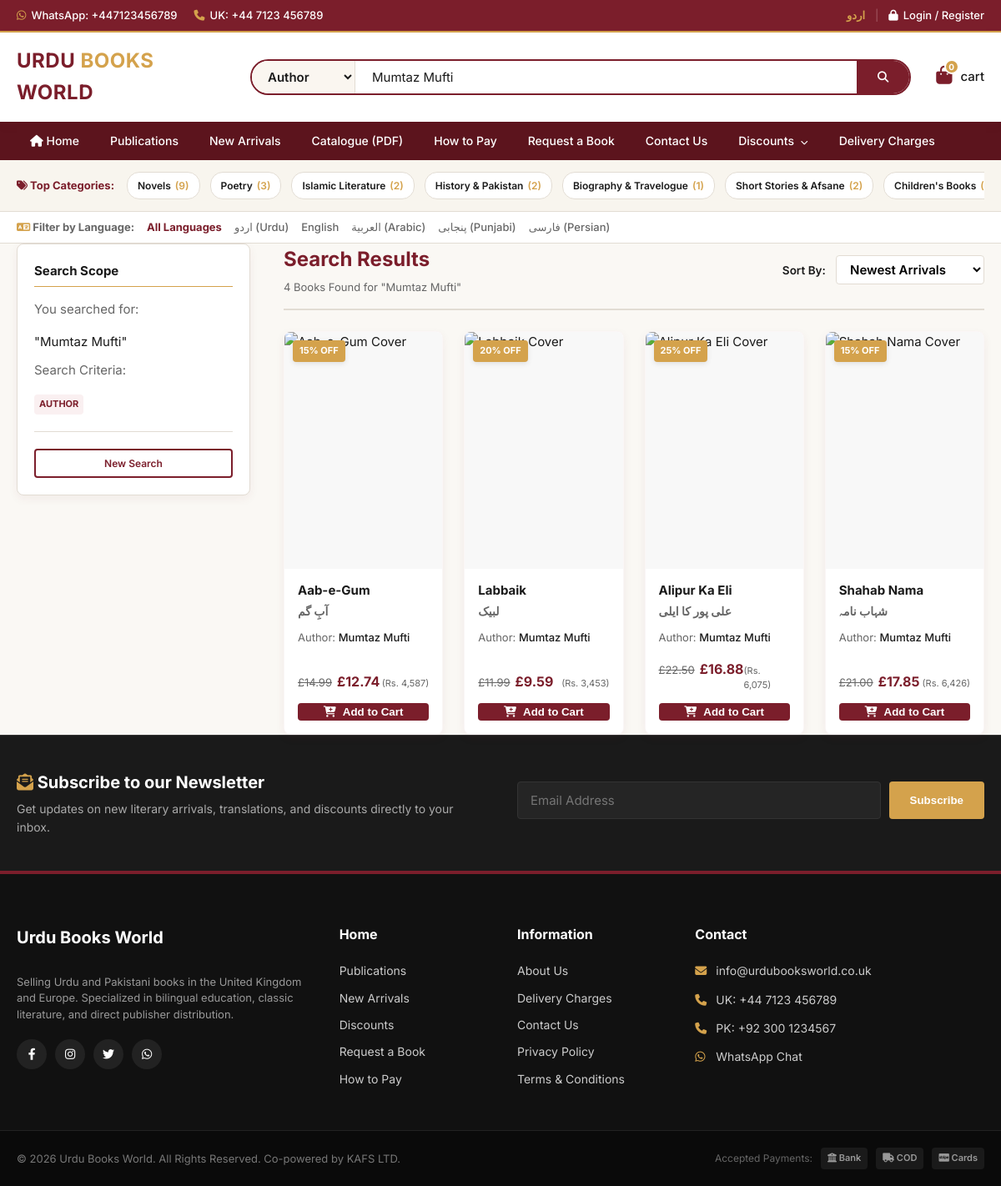
Page /search.php?q=Mumtaz+Mufti&type=author on the committed database.
### tables this page shows
CREATE TABLE `settings` (
  `setting_key` VARCHAR(100) PRIMARY KEY,
  `setting_value` TEXT NOT NULL
);

CREATE TABLE `categories` (
  `id` INT AUTO_INCREMENT PRIMARY KEY,
  `slug` VARCHAR(120) NOT NULL UNIQUE,
  `name_en` VARCHAR(200) NOT NULL,
  `name_ur` VARCHAR(200) NOT NULL,
  `parent_id` INT NULL,
  `sort_order` INT DEFAULT 0,
  `is_active` TINYINT(1) DEFAULT 1,
  `created_at` TIMESTAMP DEFAULT CURRENT_TIMESTAMP,
  `updated_at` TIMESTAMP DEFAULT CURRENT_TIMESTAMP ON UPDATE CURRENT_TIMESTAMP,
  FOREIGN KEY (`parent_id`) REFERENCES `categories` (`id`) ON DELETE SET NULL
);

CREATE TABLE `books` (
  `id` INT AUTO_INCREMENT PRIMARY KEY,
  `slug` VARCHAR(200) NOT NULL UNIQUE,
  `sku` VARCHAR(50) NOT NULL UNIQUE,
  `isbn` VARCHAR(20) DEFAULT NULL,
  `title_en` VARCHAR(300) NOT NULL,
  `title_ur` VARCHAR(300) NOT NULL,
  `subtitle_en` VARCHAR(300) DEFAULT NULL,
  `subtitle_ur` VARCHAR(300) DEFAULT NULL,
  `author_id` INT NOT NULL,
  `publisher_id` INT NOT NULL,
  `category_id` INT NOT NULL,
  `language` ENUM('Urdu','English','Arabic','Punjabi','Persian') DEFAULT 'Urdu',
  `description_en` TEXT DEFAULT NULL,
  `description_ur` TEXT DEFAULT NULL,
  `pages` INT DEFAULT NULL,
  `weight_grams` INT DEFAULT NULL,
  `binding` ENUM('Paperback','Hardback','Boxset') DEFAULT 'Paperback',
  `year_published` YEAR DEFAULT NULL,
  `price_gbp` DECIMAL(10,2) NOT NULL,
  `price_pkr` DECIMAL(10,2) DEFAULT NULL,
  `discount_percent` TINYINT DEFAULT 0,
  `stock_quantity` INT DEFAULT 0,
  `is_new_arrival` TINYINT(1) DEFAULT 0,
  `is_featured` TINYINT(1) DEFAULT 0,
  `is_active` TINYINT(1) DEFAULT 1,
  `cover_image` VARCHAR(255) DEFAULT NULL,
  `inside_preview_pdf` VARCHAR(255) DEFAULT NULL,
  `loc_classification` VARCHAR(50) DEFAULT NULL,
  `marc_record` TEXT DEFAULT NULL,
  `created_at` TIMESTAMP DEFAULT CURRENT_TIMESTAMP,
  `updated_at` TIMESTAMP DEFAULT CURRENT_TIMESTAMP ON UPDATE CURRENT_TIMESTAMP,
  FOREIGN KEY (`author_id`) REFERENCES `authors` (`id`) ON DELETE CASCADE,
  FOREIGN KEY (`publisher_id`) REFERENCES `publishers` (`id`) ON DELETE CASCADE,
  FOREIGN KEY (`category_id`) REFERENCES `categories` (`id`) ON DELETE CASCADE,
  INDEX `idx_books_isbn` (`isbn`),
  INDEX `idx_books_language` (`language`)
);

CREATE TABLE `authors` (
  `id` INT AUTO_INCREMENT PRIMARY KEY,
  `slug` VARCHAR(120) NOT NULL UNIQUE,
  `name_en` VARCHAR(200) NOT NULL,
  `name_ur` VARCHAR(200) NOT NULL,
  `bio_en` TEXT DEFAULT NULL,
  `bio_ur` TEXT DEFAULT NULL,
  `created_at` TIMESTAMP DEFAULT CURRENT_TIMESTAMP
);

### search.php (the view, shortened to what the rows shown need)
<?php
require_once __DIR__ . '/includes/db.php';
require_once __DIR__ . '/includes/functions.php';
require_once __DIR__ . '/includes/cart.php';
$q = isset($_GET['q']) ? trim($_GET['q']) : '';
$type = isset($_GET['type']) ? trim($_GET['type']) : 'all';
$sort = isset($_GET['sort']) ? trim($_GET['sort']) : 'newest';
$limit = 24;
$page = isset($_GET['page']) && is_numeric($_GET['page']) ? (int)$_GET['page'] : 1;
$offset = ($page - 1) * $limit;
$sql = "SELECT DISTINCT b.*, a.name_en AS author_en, a.name_ur AS author_ur
        FROM books b
        JOIN authors a ON b.author_id = a.id
        JOIN publishers p ON b.publisher_id = p.id
        JOIN categories c ON b.category_id = c.id
        WHERE b.is_active = 1";
$params = [];
$search_term = "%$q%";
switch ($type) {
    case 'author':
        $sql .= " AND (a.name_en LIKE ? OR a.name_ur LIKE ?)";
        $params[] = $search_term;
        $params[] = $search_term;
        break;
}
switch ($sort) {
    case 'newest':
    default:
        $sql .= " ORDER BY b.is_new_arrival DESC, b.created_at DESC";
        break;
}
$sql .= " LIMIT ? OFFSET ?";
$params[] = $limit;
$params[] = $offset;
try {
    $stmt = $pdo->prepare($sql);
    $param_index = 1;
    foreach ($params as $p) {
        $type_binding = is_int($p) ? PDO::PARAM_INT : PDO::PARAM_STR;
        $stmt->bindValue($param_index++, $p, $type_binding);
    }
    $stmt->execute();
    $books = $stmt->fetchAll();
} catch (PDOException $e) {
    error_log("Search query failed: " . $e->getMessage());
    $books = [];
}
require_once __DIR__ . '/includes/header.php';
?>
<div class="container section-padding">
    <div class="catalog-layout">
        <main class="catalog-main">
            <div class="catalog-feed-header">
                <div>
                    <h1 class="catalog-title">
                        Search Results
                    </h1>
                </div>
            </div>
            <?php if (!empty($books)): ?>
                <div class="book-grid grid-3-cols margin-top-md">
                    <?php foreach ($books as $book): ?>
                        <?php
                            $original_price = (float)$book['price_gbp'];
                            $discount_pct_val = (int)$book['discount_percent'];
                            $final_price = $original_price - ($original_price * ($discount_pct_val / 100));
                        ?>
                        <article class="book-card">
                            <?php if ($discount_pct_val > 0): ?>
                                <span class="discount-badge"><?php echo sprintf(t('save_percent'), $discount_pct_val); ?></span>
                            <?php endif; ?>
                            <div class="book-card-cover-wrapper">
                            </div>
                            <div class="book-card-info">
                                <h3 class="book-card-title-en"><a href="<?php echo SITE_URL; ?>/book.php?slug=<?php echo e($book['slug']); ?>"><?php echo e($book['title_en']); ?></a></h3>
                                <h4 class="book-card-title-ur lang-ur-font"><a href="<?php echo SITE_URL; ?>/book.php?slug=<?php echo e($book['slug']); ?>"><?php echo e($book['title_ur']); ?></a></h4>
                                <p class="book-card-author"><span class="text-muted"><?php echo t('author'); ?>:</span> <span class="font-medium"><?php echo lang_val($book, 'author'); ?></span></p>
                                <div class="book-card-price-row">
                                    <div class="price-gbp">
                                        <?php if ($discount_pct_val > 0): ?>
                                            <span class="price-original"><?php echo money($original_price); ?></span>
                                            <span class="price-current font-bold text-maroon"><?php echo money($final_price); ?></span>
                                        <?php else: ?>
                                            <span class="price-current font-bold text-maroon"><?php echo money($original_price); ?></span>
                                        <?php endif; ?>
                                    </div>
                                    <div class="price-pkr text-muted hidden-mobile">
                                        (<?php echo pkr($discount_pct_val > 0 ? $final_price : $original_price); ?>)
                                    </div>
                                </div>
                                <div class="book-card-actions">
                                    <button type="button" class="btn btn-maroon btn-full-width add-to-cart-btn" data-id="<?php echo $book['id']; ?>">
                                        <i class="fa fa-cart-plus"></i> <?php echo t('add_to_cart'); ?>
                                    </button>
                                </div>
                            </div>
                        </article>
                    <?php endforeach; ?>
                </div>
            <?php endif; ?>
        </main>
    </div>
</div>
<?php
require_once __DIR__ . '/includes/footer.php';
?>

### includes/header.php (shortened to what the rows shown need)
<?php
require_once __DIR__ . '/db.php';
require_once __DIR__ . '/functions.php';
require_once __DIR__ . '/cart.php';
$phone_uk = get_setting('contact_phone_uk', '+44 7123 456789');
$whatsapp = get_setting('whatsapp_number', '447123456789');
try {
    $cat_stmt = $pdo->prepare("
        SELECT c.*, COUNT(b.id) AS book_count
        FROM categories c
        LEFT JOIN books b ON c.id = b.category_id AND b.is_active = 1
        WHERE c.is_active = 1 AND c.parent_id IS NULL
        GROUP BY c.id
        ORDER BY c.sort_order ASC, book_count DESC
        LIMIT 15
    ");
    $cat_stmt->execute();
    $header_categories = $cat_stmt->fetchAll();
} catch (PDOException $e) {
    $header_categories = [];
}
?>
<!DOCTYPE html>
<html lang="<?php echo CURRENT_LANG; ?>" dir="<?php echo is_rtl() ? 'rtl' : 'ltr'; ?>">
<head>
    <link rel="stylesheet" href="https://cdnjs.cloudflare.com/ajax/libs/font-awesome/6.4.0/css/all.min.css">
    <link rel="stylesheet" href="<?php echo SITE_URL; ?>/assets/css/style.css">
</head>
<body>
    <div class="top-bar">
        <div class="container top-bar-content">
            <div class="top-contacts">
                <a href="https://wa.me/<?php echo e($whatsapp); ?>" target="_blank" class="top-link">
                    <i class="fab fa-whatsapp text-gold"></i> <span>WhatsApp: +<?php echo e($whatsapp); ?></span>
                </a>
                <a href="tel:<?php echo e($phone_uk); ?>" class="top-link hidden-mobile">
                    <i class="fa fa-phone text-gold"></i> <span>UK: <?php echo e($phone_uk); ?></span>
                </a>
            </div>
        </div>
    </div>
    <?php if (!empty($header_categories)): ?>
    <div class="category-strip">
        <div class="container category-strip-wrapper">
            <div class="strip-items">
                <?php foreach ($header_categories as $h_cat): ?>
                    <a href="<?php echo SITE_URL; ?>/category.php?slug=<?php echo e($h_cat['slug']); ?>" class="strip-item">
                        <?php echo lang_val($h_cat, 'name'); ?>
                        <span class="count-badge">(<?php echo $h_cat['book_count']; ?>)</span>
                    </a>
                <?php endforeach; ?>
            </div>
        </div>
    </div>
    <?php endif; ?>

### includes/footer.php (shortened to what the rows shown need)
<?php
require_once __DIR__ . '/functions.php';
$email_contact = get_setting('contact_email', 'info@urdubooksworld.co.uk');
$phone_pk_val = get_setting('contact_phone_pk', '+92 300 1234567');
?>
    <footer class="site-footer">
        <div class="container footer-grid">
            <div class="footer-col contact-col">
                <ul class="footer-contact-details">
                    <li>
                        <i class="fa fa-envelope footer-icon"></i>
                        <a href="mailto:<?php echo e($email_contact); ?>"><?php echo e($email_contact); ?></a>
                    </li>
                    <li>
                        <i class="fa fa-phone footer-icon"></i>
                        <span>PK: <?php echo e($phone_pk_val); ?></span>
                    </li>
                </ul>
            </div>
        </div>
    </footer>
</body>
</html>

### rows in the picture
settings: setting_value "447123456789"
settings: setting_value "+44 7123 456789"
categories: name_en "Novels", book_count "9"
categories: name_en "Poetry", book_count "3"
categories: name_en "Islamic Literature", book_count "2"
categories: name_en "History & Pakistan", book_count "2"
categories: name_en "Biography & Travelogue", book_count "1"
categories: name_en "Short Stories & Afsane", book_count "2"
categories: name_en "Children's Books"
books: discount_percent "15% OFF", title_en "Aab-e-Gum", title_ur "آبِ گم", author.name_en "Mumtaz Mufti", price_gbp "£14.99", money($final_price) "£12.74", discount_percent+price_gbp "Rs. 4,587"
books: discount_percent "20% OFF", title_en "Labbaik", title_ur "لبیک", author.name_en "Mumtaz Mufti", price_gbp "£11.99", money($final_price) "£9.59", discount_percent+price_gbp "Rs. 3,453"
books: discount_percent "25% OFF", title_en "Alipur Ka Eli", title_ur "علی پور کا ایلی", author.name_en "Mumtaz Mufti", price_gbp "£22.50", money($final_price) "£16.88", discount_percent+price_gbp "Rs. 6,075"
books: discount_percent "15% OFF", title_en "Shahab Nama", title_ur "شہاب نامہ", author.name_en "Mumtaz Mufti", price_gbp "£21.00", money($final_price) "£17.85", discount_percent+price_gbp "Rs. 6,426"
settings: setting_value "info@urdubooksworld.co.uk"
settings: setting_value "+92 300 1234567"

### other values in the picture
t('login_register') "Login / Register"
get_cart_count() "0"
t('cart') "cart"
t('home') "Home"
t('publications') "Publications"
t('new_arrivals') "New Arrivals"
t('catalogue') "Catalogue (PDF)"
t('how_to_pay') "How to Pay"
t('request_book') "Request a Book"
t('contact') "Contact Us"
t('discounts') "Discounts"
t('delivery_charges') "Delivery Charges"
t('top_categories') "Top Categories"
t('filter_language') "Filter by Language"
t('all_languages') "All Languages"
